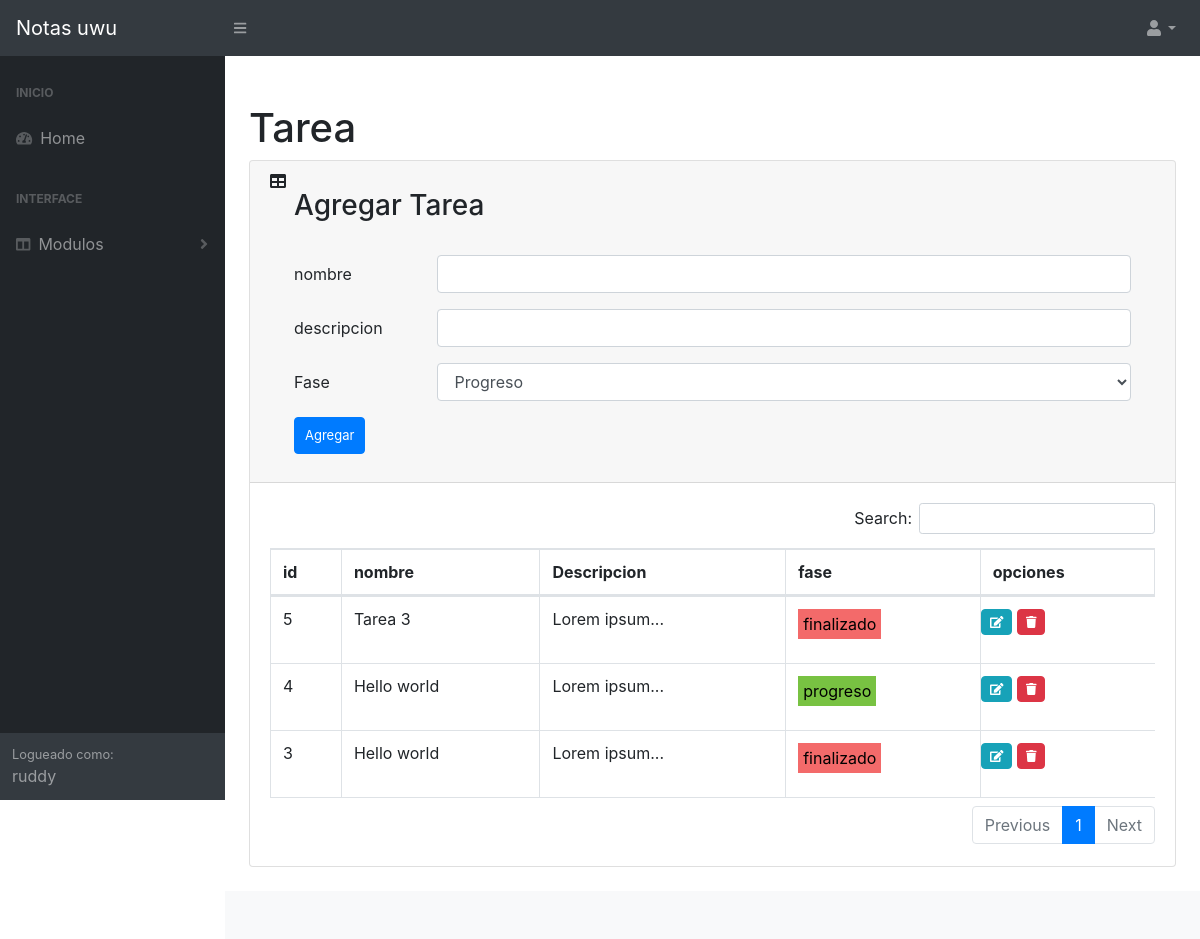
The page /Presentacion/PTarea.php (signed in) on the database its author committed.
### tables this page shows
CREATE TABLE `tareas` (
  `id` int(11) NOT NULL,
  `nombre` varchar(400) NOT NULL,
  `descripcion` varchar(900) DEFAULT NULL,
  `fase` varchar(25) DEFAULT NULL,
  `estado` tinyint(1) DEFAULT 1,
  `fecha_hora` datetime DEFAULT NULL,
  `usuario_id` int(11) DEFAULT NULL
);

### datos/Conexion.php (called while the page is built, shortened)
<?php
class Conexion
{
    public $conexion;
    public function __construct()
    {
        $this->conexion = new mysqli("localhost", "id19908358_notawill", "123456Wz+", "id19908358_notas");
        mysqli_query($this->conexion, 'SET NAMES utf8');
    }
    function listado($sql)
    {
        return $this->conexion->query($sql);
    }
}

### negocio/NTarea.php (called while the page is built, shortened)
<?php
include_once "../datos/DTarea.php";
class NTarea
{
    public $Dtarea;
    public function __construct()
    {
        $this->Dtarea = new DTarea();
    }
    public function listar(int $usuario_id)
    {
        return $this->Dtarea->listar($usuario_id);
    }
}

### datos/DTarea.php (called while the page is built, shortened)
<?php
include_once "Conexion.php";
class DTarea
{
    public $conexion;
    public function __construct()
    {
        $this->conexion = new Conexion();
    }
    public function listar($usuario_id)
    {
        $sql = "SELECT * FROM tareas WHERE estado = '1' and usuario_id = '".$usuario_id."' order by id desc";
        return $this->conexion->listado($sql);
    }
}

### Presentacion/PTarea.php (the view, shortened to what this page needs)
<?php
include_once "../negocio/NTarea.php";
$nTarea = new NTarea();
$usuario_id = $_SESSION["id_usuario"];
function listar()
{
    global $nTarea, $usuario_id;
    return $nTarea->listar($usuario_id);
}
?>
<!DOCTYPE html>
<html lang="en">
<head>
    <link href="assets/css/styles.css" rel="stylesheet" type="text/css">
    <link href="https://cdn.datatables.net/1.10.20/css/dataTables.bootstrap4.min.css" rel="stylesheet"
 />
</head>
<body class="sb-nav-fixed">
    <?php
    include 'layouts/header.php'
        ?>
    <div id="layoutSidenav">
        <?php
        include 'layouts/sidebar.php';
        ?>
        <div id="layoutSidenav_content">
            <main>
                <div class="container-fluid">
                    <h1 class="mt-4">Tarea</h1>
                    <div class="card mb-4">
                        <div class="card-header">
                            <i class="fas fa-table mr-1"></i>
                            <div class="container ">
                                <h3>
                                    <?php if (isset($_POST['cargar']))
                                        echo 'Modificar';
                                    else
                                        echo 'Agregar';
                                    ?> Tarea
                                </h3>
                                <br>
                                <form method="POST" enctype="multipart/form-data">
                                    <div class="form-group row">
                                        <label for="nombre" class="col-sm-2 col-form-label">nombre</label>
                                        <div class="col-sm-10">
                                            <input type="text" required class="form-control" id="nombre" name="nombre"
                                                value="<?php if (isset($_POST["cargar"]))
                                                    echo $_POST["nombre"]; ?>">
                                        </div>
                                    </div>
                                    <div class="form-group row">
                                        <label for="descripcion" class="col-sm-2 col-form-label">descripcion</label>
                                        <div class="col-sm-10">
                                            <input type="text" class="form-control" id="descripcion" name="descripcion"
                                                value="<?php if (isset($_POST["cargar"]))
                                                    echo $_POST["descripcion"]; ?>">
                                        </div>
                                    </div>
                                    <div class=" form-group row">
                                        <label for="fase" class="col-sm-2 col-form-label">Fase</label>
                                        <div class="col-sm-10">
                                            <select class="form-control " name="fase" id="fase">
                                                <option value="progreso" <?php if (isset($_POST["cargar"]) && $_POST["fase"] == "progreso")
                                                    echo "selected" ?>>Progreso</option>
                                                </select>
                                            </div>
                                        </div>
                                        <div class=" form-group row ">
                                            <?php
                                                if (isset($_POST['cargar'])) {
                                                    echo '
                                            <div class=" col-sm-6">
                                            <button type="submit" name="modificar" id="modificar" class="btn btn-primary">Modificar</button>
                                           </div>
                                               <div class="col-sm-6">
                                                <a type="button" class="btn btn-info" href="PTarea.php">Cancelar</a>
                                                </div>';
                                                } else {
                                                    echo '
                                            <div class=" col-sm-6">
                                            <button type="submit" name="agregar" id="agregar" class="btn btn-primary">Agregar</button>
                                           </div> ';
                                                }
                                                ?>
                                    </div>
                                </form>
                            </div>
                        </div>
                        <div class=" card-body">
                            <div class="table-responsive">
                                <table class="table table-bordered" id="dataTable" width="100%" cellspacing="0">
                                    <thead>
                                        <tr>
                                            <th>id</th>
                                            <th>nombre</th>
                                            <th>Descripcion</th>
                                            <th>fase</th>
                                            <th>opciones</th>
                                        </tr>
                                    </thead>
                                    <tbody>
                                        <?php
                                        $res = listar();
                                        $html = '';
                                        while ($reg = $res->fetch_object()) {
                                            $html .= '<tr>';
                                            $html .= '<td>' . $reg->id . '</td>';
                                            $html .= '<td>' . $reg->nombre . '</td>';
                                            $html .= '<td>' . $reg->descripcion . '</td>';
                                            if ($reg->fase == 'progreso') {
                                                $html .= '<td><a target="_blank" style="background-color: 78C242; color: black; padding: 5px; display: inline-block;">'.$reg->fase.'</a></td>';
                                            } elseif ($reg->fase == 'finalizado') {
                                                $html .= '<td><a target="_blank" style="background-color: F36A6A; color: black; padding: 5px; display: inline-block;">'.$reg->fase.'</a></td>';
                                            } else {
                                                $html .= '<td>' . $reg->fase . '</td>';
                                            }
                                            $html = $html . '
                                               <td class="row">
                                               <form  method="POST">
                                                   <input type="hidden" name="id" value="' . $reg->id . '">
                                                    <input type="hidden" name="nombre" value="' . $reg->nombre . '">
                                                    <input type="hidden" name="descripcion" value="' . $reg->descripcion . '">
                                                    <input type="hidden" name="fase" value="' . $reg->fase . '">
                                                    <button type="submit" value="cargar" name="cargar"  class="btn btn-info" role="button"><i class="fa fa-edit" aria-hidden="true"></i></button>
                                                 ';
                                            $html = $html . '  <button type="submit" value="eliminar" name="eliminar"  class="btn btn-danger" role="button"><i class="fa fa-trash" aria-hidden="true"></i></button>';
                                            $html = $html . '
                                                     </form>
                                                  </tr>';
                                        }
                                        echo $html;
                                        ?>
                                    </tbody>
                                </table>
                            </div>
                        </div>
                    </div>
                </div>
            </main>
            <?php
            include 'layouts/footer.php'
                ?>
        </div>
    </div>
</body>
</html>

### rows shown on the page
tareas: id "5", nombre "Tarea 3", descripcion "Lorem ipsum...", fase "finalizado"
tareas: id "4", nombre "Hello world", descripcion "Lorem ipsum...", fase "progreso"
tareas: id "3", nombre "Hello world", descripcion "Lorem ipsum...", fase "finalizado"

### other values the page prints
$_SESSION["nombre_usuario"] "ruddy"
